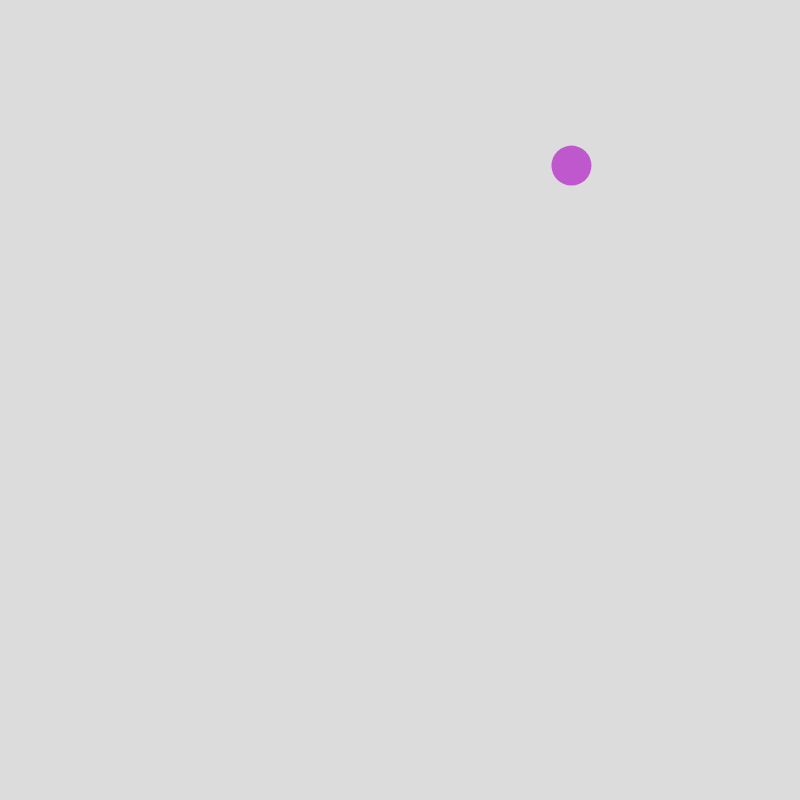
Frame 1 (no input)
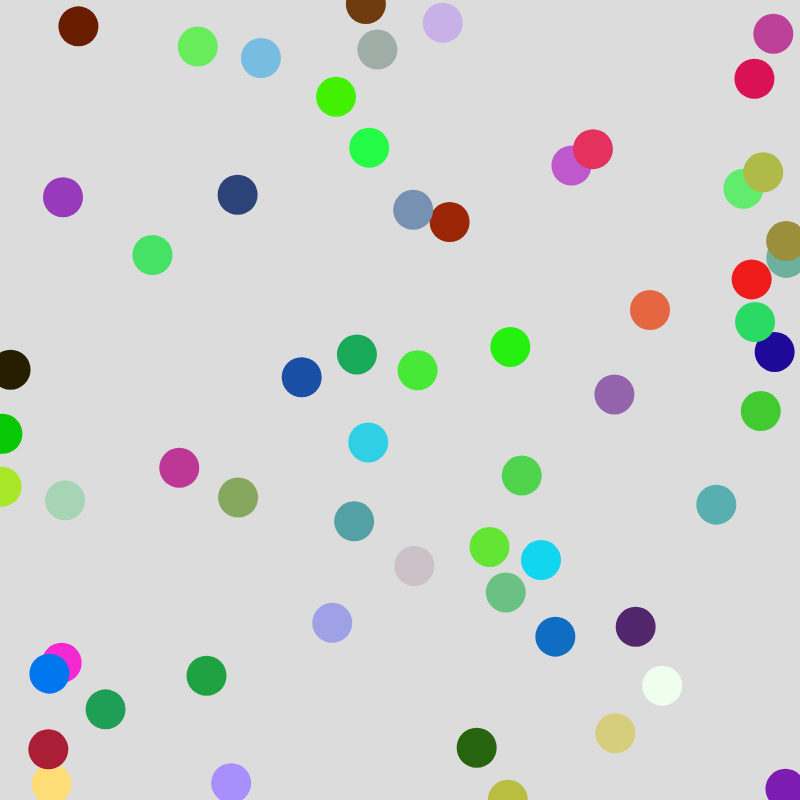
Frame 60 (no input)
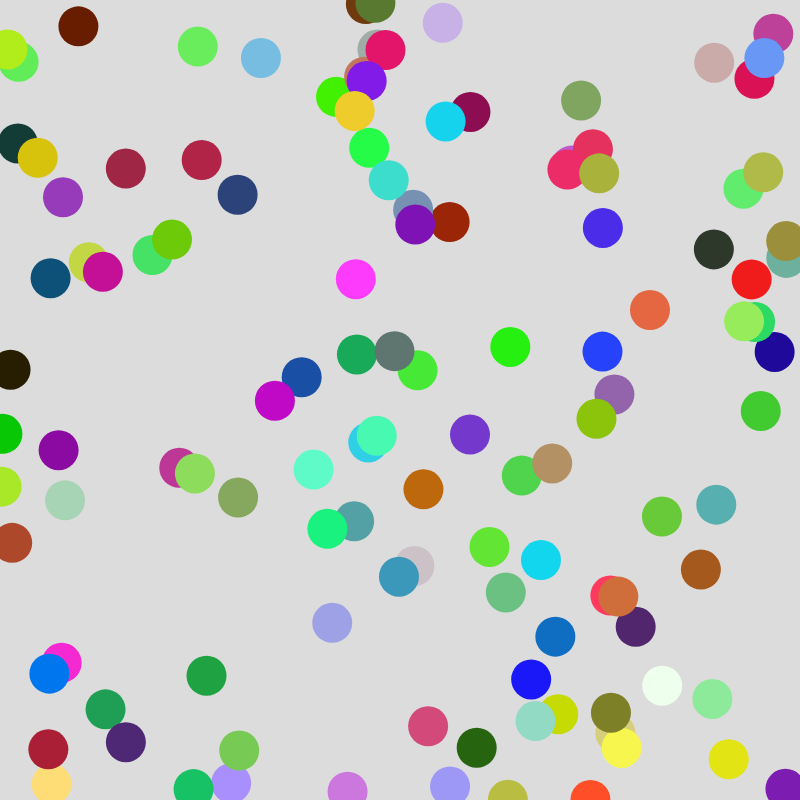
Frame 120 (the mouse pressed at the canvas centre since frame 60)

The p5.js sketch that drew these frames (run headless with seeded random() and noise() and a simulated clock; from frame 60 on, the mouse is pressed at the canvas centre):

// p5.js sketch
// ── sketch.js
// Almacenar los círculos y sus propiedades en una "lista"
let circles = [];

function setup() {
  createCanvas(800, 800);
}

function draw() {
  background(220);
  
  // Añade un nuevo círculo a la lista cada 1 frames
  if (frameCount % 1 == 0) {
    // Crea un objeto con las propiedades indicadas y lo añade a la lista
    circles.push({
      //push: graba la configuración actual de draw
      x: random(width), // Posición x aleatoria dentro del lienzo
      y: random(height), // Posición y aleatoria dentro del lienzo
      color: color(random(255), random(255), random(255)) // Color aleatorio
    });
  }
  
  // Recorre la "lista" de círculos y los dibuja en el lienzo
  for (let circle of circles) {
    fill(circle.color); // Establece el color del círculo
    noStroke(); // Elimina el borde del círculo
    ellipse(circle.x, circle.y, 40, 40); // Dibuja el círculo con las propiedades especificadas
  }
}
